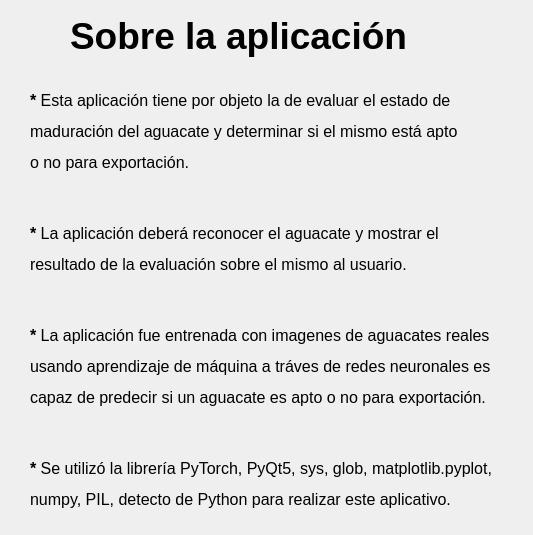
<?xml version="1.0" encoding="UTF-8"?>
<ui version="4.0">
 <class>Dialog</class>
 <widget class="QDialog" name="Dialog">
  <property name="geometry">
   <rect>
    <x>0</x>
    <y>0</y>
    <width>533</width>
    <height>535</height>
   </rect>
  </property>
  <property name="windowTitle">
   <string>Dialog</string>
  </property>
  <widget class="QLabel" name="label">
   <property name="geometry">
    <rect>
     <x>70</x>
     <y>10</y>
     <width>401</width>
     <height>51</height>
    </rect>
   </property>
   <property name="font">
    <font>
     <pointsize>28</pointsize>
     <weight>75</weight>
     <bold>true</bold>
    </font>
   </property>
   <property name="text">
    <string>Sobre la aplicación</string>
   </property>
  </widget>
  <widget class="QLabel" name="label_2">
   <property name="geometry">
    <rect>
     <x>30</x>
     <y>90</y>
     <width>491</width>
     <height>421</height>
    </rect>
   </property>
   <property name="text">
    <string>&lt;html&gt;&lt;head/&gt;&lt;body&gt;&lt;p&gt;&lt;span style=&quot; font-size:12pt; font-weight:600;&quot;&gt;*&lt;/span&gt;&lt;span style=&quot; font-size:12pt;&quot;&gt; Esta aplicación tiene por objeto la de evaluar el estado de &lt;/span&gt;&lt;/p&gt;&lt;p&gt;&lt;span style=&quot; font-size:12pt;&quot;&gt;maduración del aguacate y determinar si el mismo está apto &lt;/span&gt;&lt;/p&gt;&lt;p&gt;&lt;span style=&quot; font-size:12pt;&quot;&gt;o no para exportación.&lt;/span&gt;&lt;/p&gt;&lt;p&gt;&lt;br/&gt;&lt;/p&gt;&lt;p&gt;&lt;span style=&quot; font-size:12pt; font-weight:600;&quot;&gt;*&lt;/span&gt;&lt;span style=&quot; font-size:12pt;&quot;&gt; La aplicación deberá reconocer el aguacate y mostrar el &lt;/span&gt;&lt;/p&gt;&lt;p&gt;&lt;span style=&quot; font-size:12pt;&quot;&gt;resultado de la evaluación sobre el mismo al usuario.&lt;/span&gt;&lt;/p&gt;&lt;p&gt;&lt;br/&gt;&lt;/p&gt;&lt;p&gt;&lt;span style=&quot; font-size:12pt; font-weight:600;&quot;&gt;*&lt;/span&gt;&lt;span style=&quot; font-size:12pt;&quot;&gt; La aplicación fue entrenada con imagenes de aguacates reales &lt;/span&gt;&lt;/p&gt;&lt;p&gt;&lt;span style=&quot; font-size:12pt;&quot;&gt;usando aprendizaje de máquina a tráves de redes neuronales es &lt;/span&gt;&lt;/p&gt;&lt;p&gt;&lt;span style=&quot; font-size:12pt;&quot;&gt;capaz de predecir si un aguacate es apto o no para exportación.&lt;/span&gt;&lt;/p&gt;&lt;p&gt;&lt;br/&gt;&lt;/p&gt;&lt;p&gt;&lt;span style=&quot; font-size:12pt; font-weight:600;&quot;&gt;*&lt;/span&gt;&lt;span style=&quot; font-size:12pt;&quot;&gt; Se utilizó la librería PyTorch, PyQt5, sys, glob, matplotlib.pyplot, &lt;/span&gt;&lt;/p&gt;&lt;p&gt;&lt;span style=&quot; font-size:12pt;&quot;&gt;numpy, PIL, detecto de Python para realizar este aplicativo.&lt;/span&gt;&lt;/p&gt;&lt;/body&gt;&lt;/html&gt;</string>
   </property>
  </widget>
 </widget>
 <resources/>
 <connections/>
</ui>
